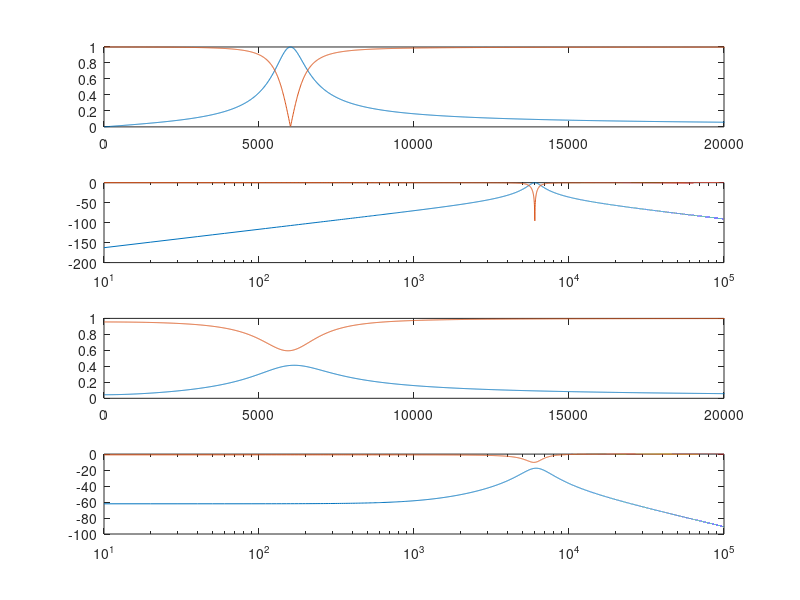

Here is the MATLAB script that generated this plot:
f=0:10:10^5;
w=f*2*pi;
% R=1000;
% C=10^(-6);
% L=10^(-3);
% Zc=1./(j*w*C);
% Zl=j*w*L;
% wn=1./sqrt(L*C)
% d=Zl+Zc+R;
% semilogx(w,20*log10(abs(Zc./d)),w,20*log10(abs(Zl./d)),w,20*log10(abs(R./d)))


R=150;
Rl=10;
Rl=30;
Rl=25;
Rl=7;
C=10^(-5);
C=10^(-6);
L=10^(-2);
L=4.3*10^(-3);
L=2*10^(-3);
L=0.7*10^(-3);
wn=1./sqrt(L*C)
fn=wn/2/pi
Zc=1./(j*w*C);
Zl=j*w*L;
Zcl=(Zc.*Zl)./(Zc+Zl);
d=Zcl+R;
Hbp=Zcl./d;
Hbs=R./d;
subplot(4,1,1)
plot(f,abs(Hbp),f,abs(Hbs))
xlim([0 20000])
subplot(4,1,2)
semilogx(f,20*log(abs(Hbp)),f,20*log(abs(Hbs)))

r=sqrt(1/(R*C)^2+4/(L*C));
w1=(r-1/R/C)/2;
w2=(r+1/R/C)/2;
dw=w2-w1;
f1=w1/2/pi;
f2=w2/2/pi;
df=f2-f1;
fprintf('f1=%.0f, fn=%.0f, f2=%.0f, df=%.0f\n',f1,fn,f2,df)

Zl=Zl+Rl;
Zcl=(Zc.*Zl)./(Zc+Zl);
d=Zcl+R;
Hbp=Zcl./d;
Hbs=R./d;
subplot(4,1,3)
plot(f,abs(Hbp),f,abs(Hbs))
xlim([0 20000])
subplot(4,1,4)
semilogx(f,20*log(abs(Hbp)),f,20*log(abs(Hbs)))